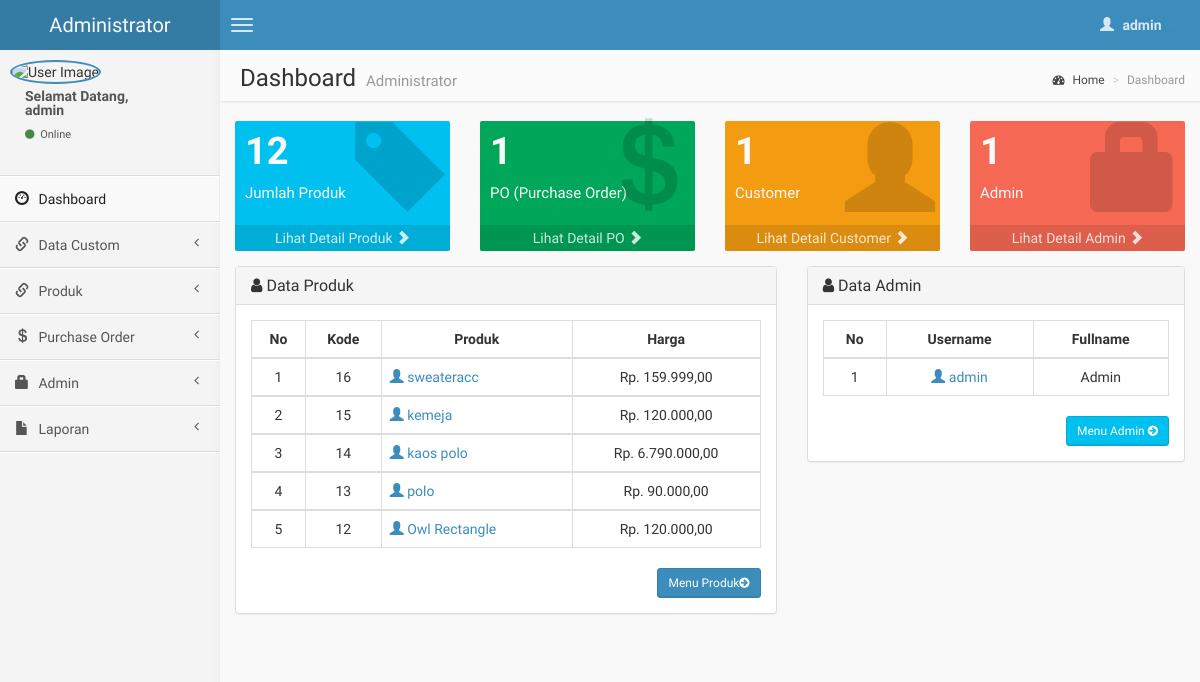
Page /admin/index.php (signed in) on the earlier database version.
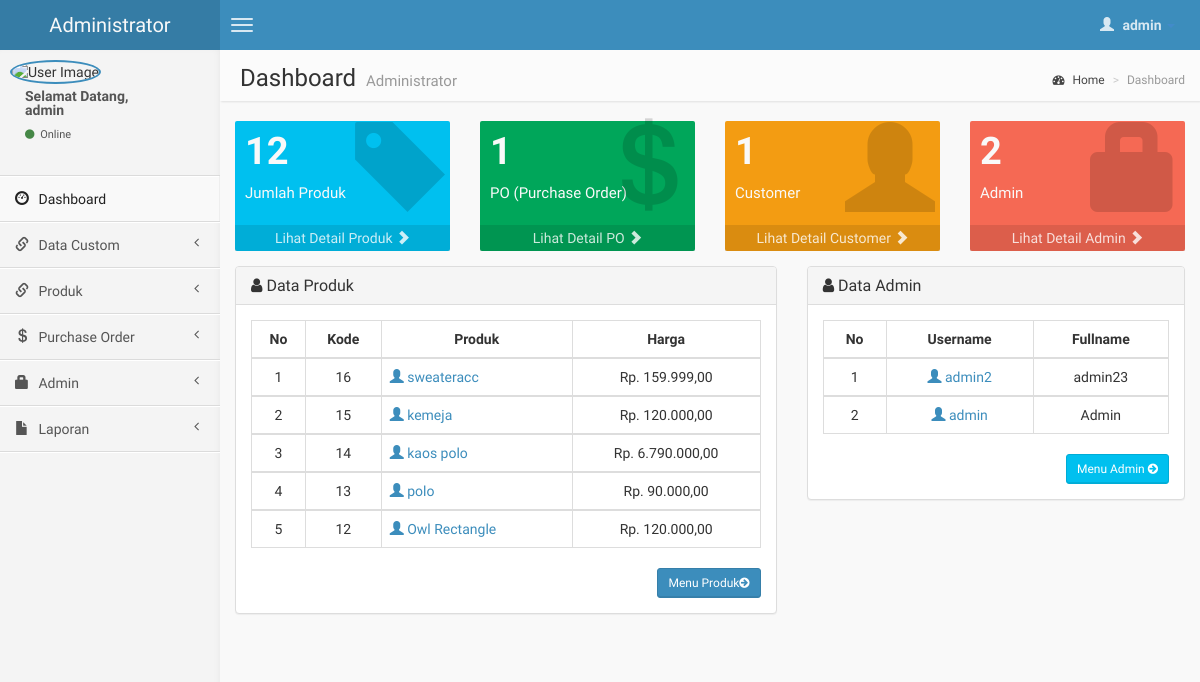
Same page on the later database version.
### tables this page shows
CREATE TABLE `produk` (
  `kode` int(10) NOT NULL,
  `nama` varchar(30) NOT NULL,
  `jenis` varchar(10) NOT NULL,
  `size` varchar(20) NOT NULL,
  `color` varchar(20) NOT NULL,
  `harga` int(10) NOT NULL,
  `keterangan` varchar(100) NOT NULL,
  `stok` int(3) NOT NULL,
  `gambar` varchar(40) NOT NULL
);

CREATE TABLE `user` (
  `id_user` int(11) NOT NULL,
  `kd_cus` varchar(20) NOT NULL,
  `nama` varchar(30) NOT NULL,
  `alamat` varchar(50) NOT NULL,
  `no_telp` varchar(15) NOT NULL,
  `username` varchar(15) NOT NULL,
  `password` text NOT NULL,
  `role` int(11) NOT NULL,
  `gambar` text NOT NULL
);

### admin/index.php (the view, shortened to what the changed rows need)
<?php include 'header.php' ; ?>
    <body class="skin-blue">
        <div class="wrapper row-offcanvas row-offcanvas-left">
            <aside class="right-side">
                <section class="content-header">
                    <h1>
                        Dashboard
                        <small>Administrator</small>
                    </h1>
                </section>
                <section class="content">
                    <div class="row">
                        <div class="col-lg-3 col-xs-6">
                        <?php $tampil3=mysqli_query($koneksi, "SELECT * from user  WHERE role = 1 order by id_user desc");
                        $user=mysqli_num_rows($tampil3);
                    ?>
                            <div class="small-box bg-red">
                                <div class="inner">
                                    <h3>
                                       <?php echo "$user"; ?>
                                    </h3>
                                    <p>
                                        Admin
                                    </p>
                                </div>
                            </div>
                        </div>
                    </div>
                    <div class="row">
                        <section class="col-lg-7 connectedSortable">
                            <div class="panel panel-default">
                        <div class="panel-body">
                    <?php
                    $query1="SELECT * from produk order by kode DESC limit 5";
                    $hasil=mysqli_query($koneksi, $query1) or die(mysqli_error());
                    ?>
                  <table id="example" class="table table-hover table-bordered">
                  <thead>
                      <tr>
                        <th><center>No </center></th>
                        <th><center>Kode </center></th>
                        <th><center>Produk</i></center></th>
                        <th><center>Harga </center></th>
                      </tr>
                  </thead>
                     <?php
                     $no=0;
                     while($data=mysqli_fetch_array($hasil))
                    { $no++; ?>
                    <tbody>
                    <td><center><?php echo $no; ?></center></td>
                    <td><center><?php echo $data['kode'];?></center></td>
                    <td><a href="detail-karyawan.php?hal=edit&kd=<?php echo $data['kode'];?>"><span class="glyphicon glyphicon-user"></span> <?php echo $data['nama'];?></td>
                    <td><center>Rp. <?php echo number_format($data['harga'],2,",",".");?></center></td>
                    </tr></div>
                 <?php
              }
              ?>
                   </tbody>
                        <section class="col-lg-5 connectedSortable">
                        <div class="panel panel-default">
                        <div class="panel-body">
                    <?php
                    $query2="SELECT * from user  WHERE role = 1 order by id_user desc limit 5";
                    $hasil1=mysqli_query($koneksi, $query2) or die(mysqli_error());
                    ?>
                  <table id="example" class="table table-hover table-bordered">
                  <thead>
                      <tr>
                        <th><center>No </center></th>
                        <th><center>Username </center></th>
                        <th><center>Fullname </center></th>
                      </tr>
                  </thead>
                     <?php
                     $no=0;
                     while($data1=mysqli_fetch_array($hasil1))
                    { $no++; ?>
                    <tbody>
                    <tr>
                    <td><center><?php echo $no; ?></center></td>
                    <td><center><a href="detail-admin.php?hal=edit&kd=<?php echo $data1['id_user'];?>"><span class="glyphicon glyphicon-user"></span> <?php echo $data1['username']; ?></a></center></td>
                    <td><center><?php echo $data1['nama']; ?></center></td>
                    </tr></div>
                 <?php
              }
              ?>
              </div>
                        </section>
<?php include 'footer.php'; ?>

Differences in the rows shown:
added user: username "admin2", nama "admin23"
Other differences:
$user: "1" → "2"
